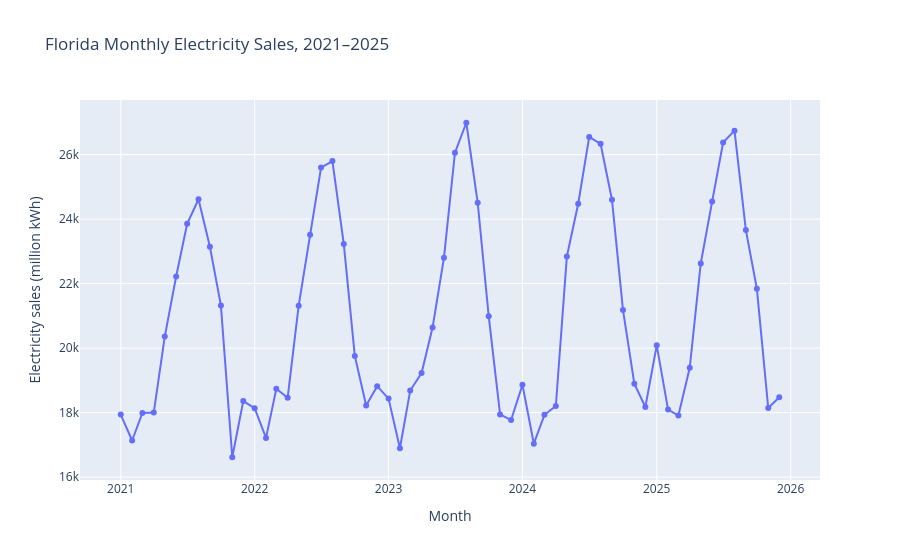

The code cell stored with this chart in its notebook:
### Markdown cell above
## Step 5: Evidence

`px.line()` places time on the x-axis, electricity sales on the y-axis, and connects observations in DataFrame order. `markers=True` displays the 60 observed monthly values explicitly. The line between markers helps the eye follow the sequence; it does not mean the file contains daily values between months.

The `labels` dictionary replaces stored feature names with audience-friendly labels. Plotly automatically supplies hover information for the mapped features.

### Code cell
electricity_figure = px.line(
    electricity,
    x="month",
    y="electricity_sales_million_kwh",
    markers=True,
    title="Florida Monthly Electricity Sales, 2021–2025",
    labels={
        "month": "Month",
        "electricity_sales_million_kwh": (
            "Electricity sales (million kWh)"
        )
    }
)

electricity_figure.show()
